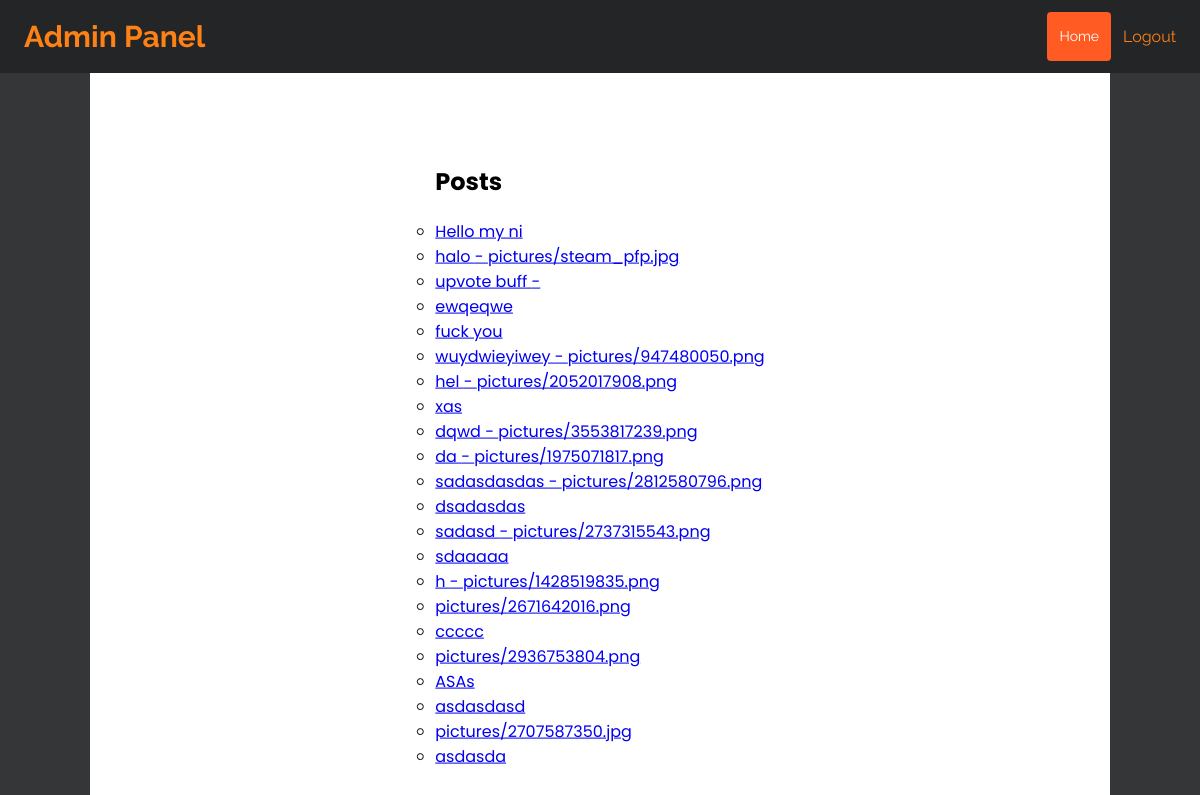
The app's page /gasbter_admin/admin-panel/posts/, older data.
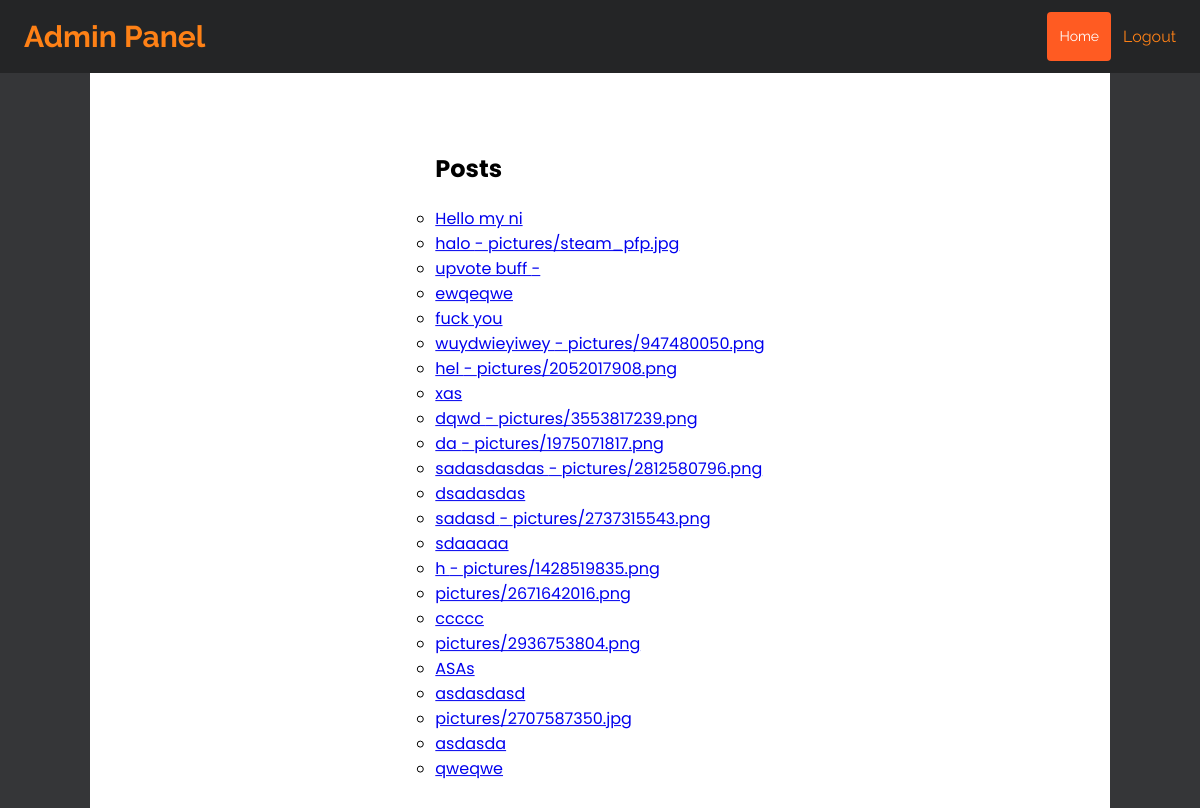
The same page, newer data.
### Post/models.py (models this page shows, shortened)
class Post(models.Model):
    user = models.ForeignKey(settings.AUTH_USER_MODEL, on_delete=models.CASCADE)
    content = models.CharField(max_length=500, blank=True, null=True)
    post_type = models.CharField(max_length=20, choices=[('picture', 'Picture'), ('video', 'Video')], default=None,
                                 null=True)
    picture = models.ImageField(upload_to=upload_picture_path, blank=True, null=True, default=None)
    video = models.FileField(upload_to='videos/', blank=True, null=True, default=None)
    updated = models.DateTimeField(auto_now=True)
    createdAt = models.DateTimeField(auto_now_add=True)
    likes = models.PositiveIntegerField(default=0)
    liked_by = models.ManyToManyField(UserAccount, related_name='liked_posts', blank=True)

### admin_custom/views.py (the view)
# urls.py: path('admin-panel/posts/', views.admin_post, name='admin_panel_posts'),
def admin_post(request):
    if request.method == 'POST':
        if 'select_delete' in request.POST:
            post_ids_to_delete = request.POST.getlist('delete_post')
            Post.objects.filter(id__in=post_ids_to_delete).delete()
            return redirect('admin_panel_posts')  # Refreshes the page
    posts = Post.objects.all()  # Displays all posts
    return render(request, 'admin/admin_post.html', {'posts': posts})

### templates/admin/admin_post.html (shortened to what this page needs)
{% extends "admin/admin_header.html" %}
{% block content %}
<div class = "container">
<div class = "center" >
 <div class = "txt"><h2>Posts</h2></div>
    <ul class = "ul_post">
     {% for post in posts %}
         <li>
             <a href ="{% url 'post_detail' username=post.user.username post_id=post.id %}">
              {% if post.post_type == 'picture' %}
             {% if post.content %}
                 {{ post.content }} - {{ post.picture.name }}
             {% else %}
                 {{ post.picture.name }}
             {% endif %}
         {% elif post.post_type == 'video' %}
             {% if post.content %}
                 {{ post.content }} - {{ post.video.name }}
             {% else %}
                 {{ post.video.name }}
             {% endif %}
         {% else %}
             {{ post.content }}
         {% endif %}
             </a>
         </li>
     {% endfor %}
 </ul>
</div>
</div>
{% endblock %}

Row changes from the older to the newer data that the page shows:
added Post: content "qweqwe"
